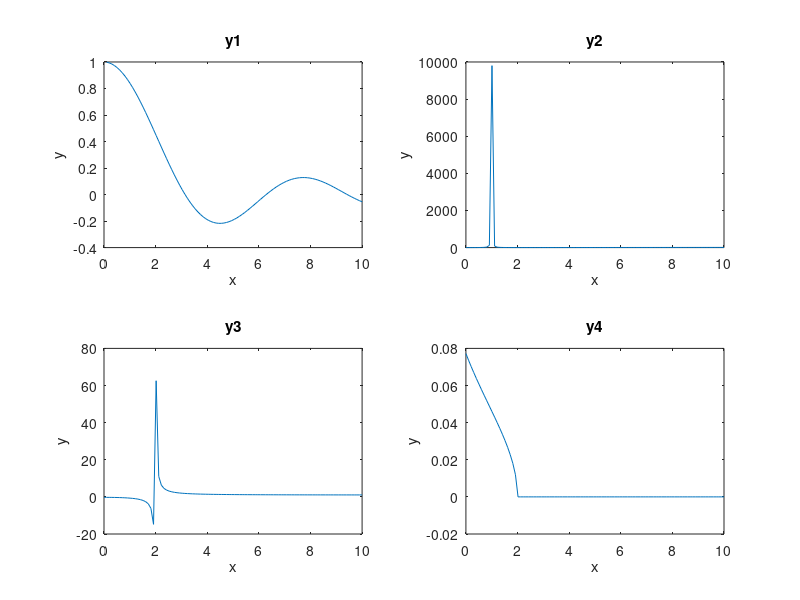

Recreate this plot in MATLAB.
x = linspace(0, 10, 100);
y1 = sin(x)./x;
y2 = (1./(x-1).^2)+x;
y3=(x.^2+1)./(x.^2-4);
y4=((10-x).^(1/3)-2)./((4-x.^2).^(1/2));
subplot(2, 2, 1);
plot(x, y1);title('y1');xlabel('x');ylabel('y');      
subplot(2, 2, 2); 
plot(x, y2);title('y2');xlabel('x');ylabel('y');         
subplot(2, 2, 3);
plot(x, y3);title('y3');xlabel('x');ylabel('y');          
subplot(2, 2, 4);
plot(x, y4);title('y4');xlabel('x');ylabel('y'); 